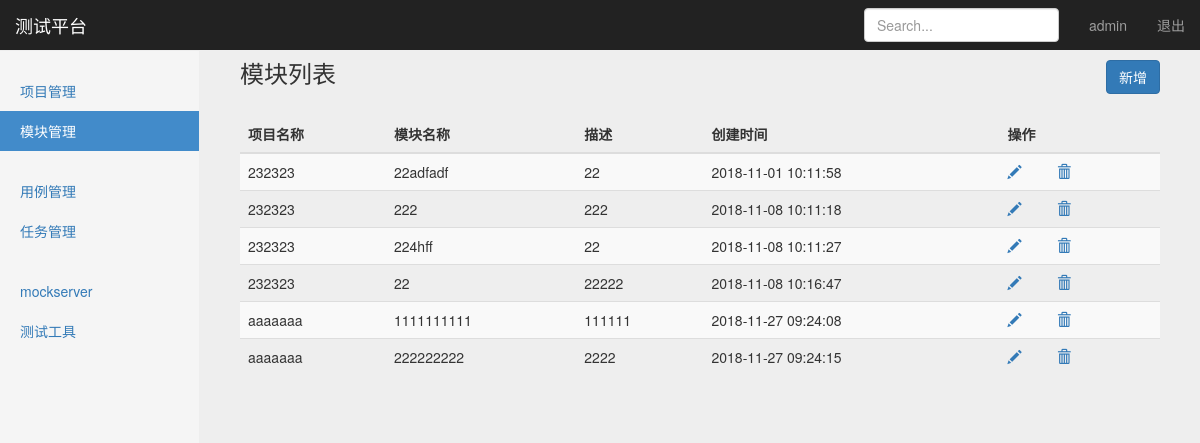
The page /manage/module_manage/ (signed in) on the database its author committed.
### project_app/models.py (models this page shows, shortened)
class Module(models.Model):
    project = models.ForeignKey(Project,on_delete=models.CASCADE)
    mname = models.CharField("名称",max_length=255,blank=False,default="")
    description = models.CharField("描述", max_length=255, default="")
    create_time = models.DateTimeField("创建时间", auto_now=True)

class Project(models.Model):
    pname = models.CharField("名称",max_length=255,blank=False,default="")
    description = models.CharField("描述",max_length=255,default="")
    status = models.BooleanField("状态",default=True)
    create_time = models.DateTimeField("创建时间",auto_now=True)
    def __str__(self):
        return self.pname

### project_app/views/module_views.py (the view)
# urls.py: path("module_manage/", module_views.list_module),
@login_required
def list_module(request):
    cuser_name = request.session.get("cuser_name", "")
    latest_module_list = Module.objects.all()
    return render(request, "module_manage.html", {"cuser_name": cuser_name,"latest_module_list": latest_module_list,
                                                "type": "list"}
                  )

### templates/module_manage.html (shortened to what this page needs)
{% extends "base.html" %}
{% block content %}
    <nav class="navbar navbar-inverse navbar-fixed-top">
      <div class="container-fluid">
        <div class="navbar-header">
          <a class="navbar-brand" href="#">测试平台</a>
        </div>
        <div id="navbar" class="navbar-collapse collapse">
          <ul class="nav navbar-nav navbar-right">
            <li><a>{{ cuser_name }}</a></li>
            <li><a href="/logout/">退出</a></li>
          </ul>
          <form class="navbar-form navbar-right">
            <input type="text" class="form-control" placeholder="Search...">
          </form>
        </div>
      </div>
    </nav>
    <div class="container-fluid">
      <div class="row">
        <div class="col-sm-3 col-md-2 sidebar">
          <ul class="nav nav-sidebar">
            <li ><a href="/manage/project_manage">项目管理</a></li>
            <li class="active"><a href="/manage/module_manage">模块管理</a></li>
          </ul>
          <ul class="nav nav-sidebar">
            <li><a href="/interface/case_manage">用例管理</a></li>
            <li><a href="/interface/task_manage">任务管理</a></li>
          </ul>
          <ul class="nav nav-sidebar">
            <li><a href="">mockserver</a></li>
            <li><a href="">测试工具</a></li>
          </ul>
        </div>
        {% if type == "list" %}
        <form  action="" method="post">
        <div class="col-sm-9 col-sm-offset-3 col-md-10 col-md-offset-2 main">
          <h3 class="page-header">模块列表
          <button id="add_btn"
                  type="button" class="btn btn-primary" style="float: right"
                  onclick="window.location.href='/manage/module_add'"
          >新增</button>
          </h3>
          <div class="table-responsive">
             <table class="table table-striped">
              <thead>
                <tr>
                  <th>项目名称</th>
                  <th>模块名称</th>
                  <th>描述</th>
                  <th>创建时间</th>
                  <th>操作</th>
                </tr>
              </thead>
              <tbody>
              {% for module_list in latest_module_list %}
                <tr>
                  <td>{{ module_list.project}}</td>
                  <td>{{ module_list.mname }}</td>
                  <td>{{ module_list.description}}</td>
                  <td>{{ module_list.create_time | date:"Y-m-d H:i:s"}}</td>
                  <td>
                  <a id="op_edit{{module_list.id }}" title="编辑" class="glyphicon glyphicon-pencil"  href="/manage/module_edit/{{module_list.id }}"></a>
                  <a id="op_del{{module_list.id }}" title="删除" class="glyphicon glyphicon-trash" href="/manage/module_delete/{{module_list.id }}"></a>
                  </td>
                </tr>
              {% endfor %}
              </tbody>
            </table>
          </div>
        </div>
      </form>
      {% endif %}
      </div>
    </div>
 {% endblock %}

### static/user_app/css/dashboard.css (style rules this page uses)
body { padding-top: 50px; }
.navbar-fixed-top { border: 0; }
.sidebar { display: none; }
@media (min-width: 768px) { .sidebar { position: fixed; top: 51px; bottom: 0; left: 0; z-index: 1000; display: block; padding: 20px; overflow-x: hidden; overflow-y: auto; background-color: #f5f5f5; border-right: 1px solid #eee; } }
.nav-sidebar { margin-right: -21px; margin-bottom: 20px; margin-left: -20px; }
.nav-sidebar > li > a { padding-right: 20px; padding-left: 20px; }
.nav-sidebar > .active > a, .nav-sidebar > .active > a:hover, .nav-sidebar > .active > a:focus { color: #fff; background-color: #428bca; }
.main { padding: 20px; }
@media (min-width: 768px) { .main { padding-right: 40px; padding-left: 40px; } }
.main .page-header { margin-top: 0; }

### static/user_app/css/signin.css (style rules this page uses)
body { padding-top: 40px; padding-bottom: 40px; background-color: #eee; }

### rows shown on the page
Module: project "232323", mname "22adfadf", description "22", create_time "2018-11-01 10:11:58"
Module: project "232323", mname "222", description "222", create_time "2018-11-08 10:11:18"
Module: project "232323", mname "224hff", description "22", create_time "2018-11-08 10:11:27"
Module: project "232323", mname "22", description "22222", create_time "2018-11-08 10:16:47"
Module: project "aaaaaaa", mname "1111111111", description "111111", create_time "2018-11-27 09:24:08"
Module: project "aaaaaaa", mname "222222222", description "2222", create_time "2018-11-27 09:24:15"

### other values the page prints
{{ cuser_name }} "admin"
